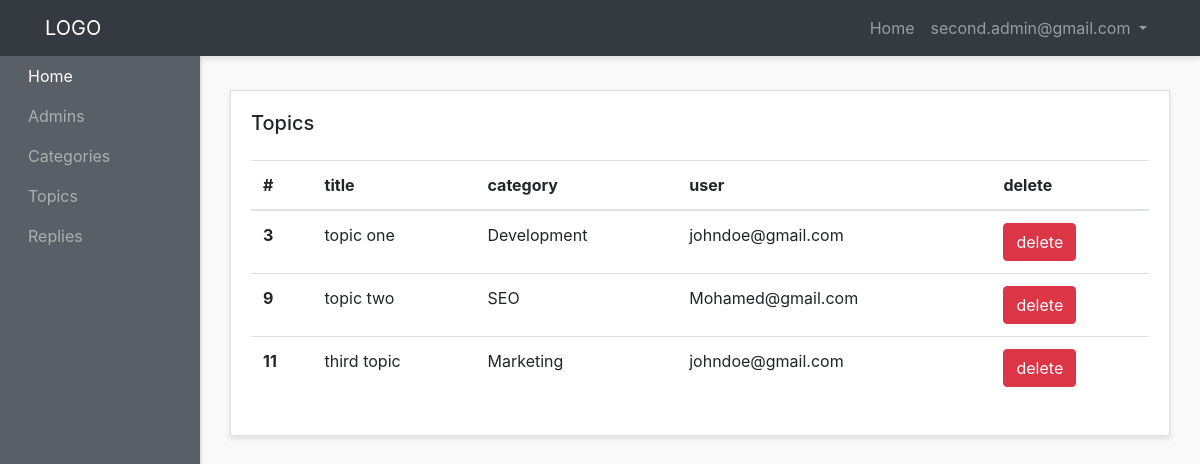
/admin-panel/topics-admins/show-topics.php (signed in), run on the app's committed database.
### tables this page shows
CREATE TABLE `topics` (
  `id` int(5) NOT NULL,
  `title` varchar(200) NOT NULL,
  `category` varchar(200) NOT NULL,
  `body` text NOT NULL,
  `user_name` varchar(200) NOT NULL,
  `user_image` varchar(200) NOT NULL,
  `created_at` timestamp NOT NULL DEFAULT current_timestamp()
);

### admin-panel/topics-admins/show-topics.php (the view, shortened to what this page needs)
<?php require "../layouts/header.php"; ?>
<?php require "../../config/config.php"; ?>
<?php
  $topics  = $conn->query("SELECT * FROM topics");
  $topics->execute();
  $allTopics = $topics->fetchAll(PDO::FETCH_OBJ);
?>
          <div class="row">
        <div class="col">
          <div class="card">
            <div class="card-body">
              <h5 class="card-title mb-4 d-inline">Topics</h5>
              <table class="table mt-4">
                <thead>
                  <tr>
                    <th scope="col">#</th>
                    <th scope="col">title</th>
                    <th scope="col">category</th>
                    <th scope="col">user</th>
                    <th scope="col">delete</th>
                  </tr>
                </thead>
                <tbody>
                  <?php foreach($allTopics as $topic) : ?>
                    <tr>
                      <th scope="row"><?php echo $topic->id; ?></th>
                      <td><?php echo $topic->title; ?></td>
                      <td><?php echo $topic->category; ?></td>
                      <td><?php echo $topic->user_name; ?></td>
                      <td><a href="delete-topic.php?id=<?php echo $topic->id; ?>" class="btn btn-danger  text-center ">delete</a></td>
                    </tr>
                  <?php endforeach; ?>
                </tbody>
              </table>
            </div>
          </div>
        </div>
      </div>
<?php require "../layouts/footer.php"; ?>

### admin-panel/styles/style.css (style rules this page uses)
body { background:#f9f9f9; }
.card { margin-bottom: 15px; border-radius:0; box-shadow: 0 3px 5px rgba(0,0,0,.1); }

### data on the page
topics: id "3", title "topic one", category "Development", user_name "johndoe@gmail.com"
topics: id "9", title "topic two", category "SEO", user_name "Mohamed@gmail.com"
topics: id "11", title "third topic", category "Marketing", user_name "johndoe@gmail.com"

### other printed values
$_SESSION['adminname'] "second.admin@gmail.com"
